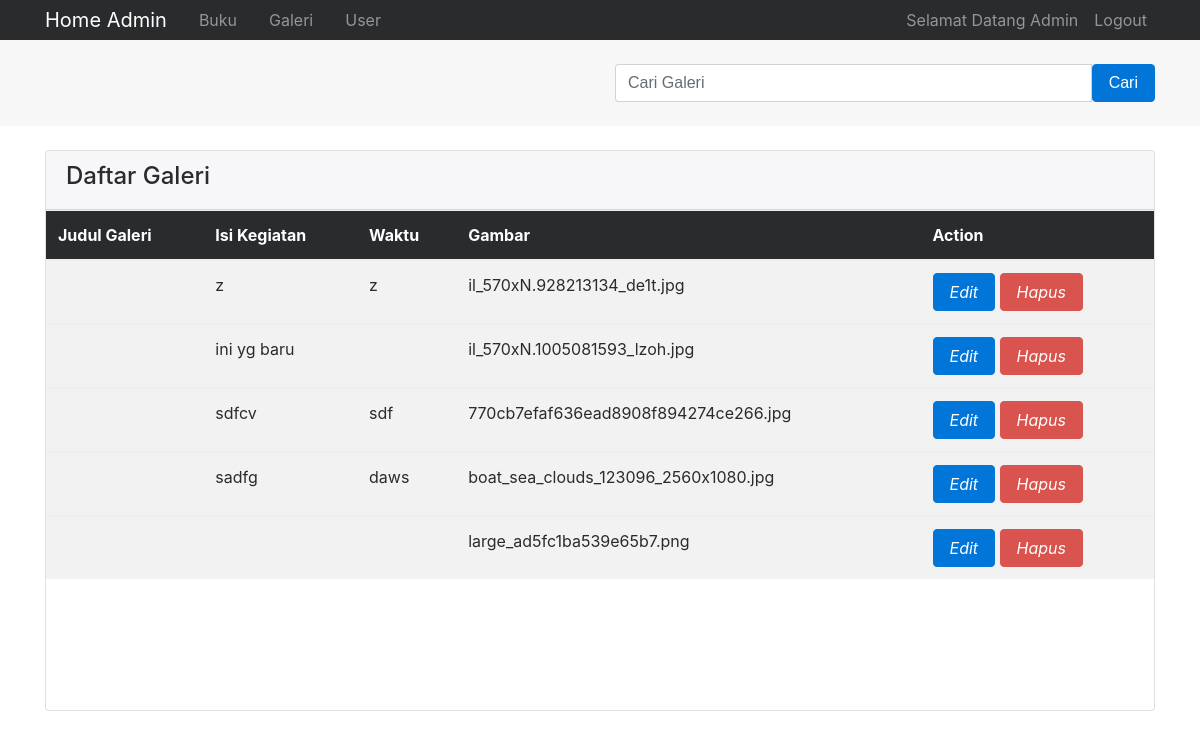
The page /index.php/c_admin/c_LihatGaleri on the database its author committed.
### tables this page shows
CREATE TABLE `galeri` (
  `gambar` text NOT NULL,
  `judulgaleri` text NOT NULL,
  `kegiatan` text NOT NULL,
  `waktu` varchar(10) NOT NULL,
  `id` int(5) NOT NULL
);

### application/controllers/c_admin.php (called while the page is built, shortened)
<?php
class c_admin extends CI_Controller{
	public function c_LihatGaleri(){
		$this->load->model('m_ModelIn_admin');
		$data['datagaleri'] = $this->m_ModelIn_admin->m_LihatGaleri();
		$this->load->view('v_admin_Galeri', $data);
	}
}
?>

### index.php (called while the page is built, shortened)
<?php
require_once BASEPATH.'core/CodeIgniter.php';

### application/models/m_ModelIn_admin.php (called while the page is built, shortened)
<?php
class m_ModelIn_admin extends CI_Model{
	public function m_LihatGaleri(){
		$query = $this->db->get('galeri');
		return $query->result();
	}
}
?>

### application/views/v_admin_Galeri.php (the view, shortened to what this page needs)
<!DOCTYPE html>
<html lang="en">
<head>
	<link rel="stylesheet" href="<?php echo base_url() ?>bootstrap/custom css admin/font-awesome.min.css">
	<link rel="stylesheet" href="<?php echo base_url() ?>bootstrap/custom css admin/bootstrap.css">
	<link rel="stylesheet" href="<?php echo base_url() ?>bootstrap/custom css admin/style.css">
</head>
<body>
<nav class="navbar navbar-toggleable-sm navbar-inverse bg-inverse p-0">
		<div class="container">
			<a href="<?php echo base_url('c_admin/c_BerandaAdmin') ?>" class="navbar-brand">Home Admin</a>
			<div class="collapse navbar-collapse" id="mynavbar">
				<ul class="navbar-nav">
					<li class="nav-item px-2">
						<a href="<?php echo base_url('c_admin/c_LihatBuku') ?>" class="nav-link">Buku</a>
					</li>
					<li class="nav-item px-2">
						<a href="<?php echo base_url('c_admin/c_LihatGaleri') ?>" class="nav-link">Galeri</a>
					</li>
					<li class="nav-item px-2">
						<a href="<?php echo base_url('c_admin/c_LihatUser') ?>" class="nav-link">User</a>
					</li>
				</ul>
				<ul class="navbar-nav ml-auto">
					<li class="nav-item">
						<a href="" class="nav-link" data-toggle="dropdown">
							<i class="fa fa-user"></i><span>Selamat Datang Admin </span><span><?php echo $this->session->userdata('Nama'); ?></span>
						</a>
					</li>
					<li class="nav-item">
						<a href="<?php echo site_url('c_index/Logout') ?>" class="nav-link"><i class="fa fa user-times"></i>Logout</a>
					</li>
				</ul>
			</div>
		</div>
	</nav>
	<section id="sections" class="py-4 mb-4 bg-faded">
		<form action="<?php echo base_url('c_admin/searchGaleri')?>" method="post" enctype="multipart/form-data">
			<div class="container">
				<div class="row">
					<div class="col-md-6 offset-md-6">
						<div class="input-group">
							<input type="text" name="search" id="search" class="form-control" placeholder="Cari Galeri">
							<input class="btn btn-primary" type="submit" name="pencarian" value="Cari">
						</div>
					</div>
				</div>
			</div>
		</form>
	</section>
	<section id="posts">
		<div class="container">
			<div class="row">
				<div class="col">
					<div class="card">
						<div class="card-header">
							<h4>Daftar Galeri</h4>
						</div>
						<div style="height: 500px; overflow: auto;">
							<table class="table table-striped">
								<thead class="thead-inverse">
									<tr>
										<th>Judul Galeri</th>
										<th>Isi Kegiatan</th>
										<th>Waktu</th>
										<th>Gambar</th>
										<th>Action</th>
									</tr>
								</thead>
								<?php
								foreach ($datagaleri as $data) {
									?>
									<tbody>
										<tr>
											<td><?php echo $data->judulgaleri; ?></td>
											<td><?php echo $data->kegiatan; ?></td>
											<td><?php echo $data->waktu; ?></td>
											<td><?php echo $data->gambar; ?></td>
											<td>
													<a href="#editGaleri" class="edit" onclick="modal_edit_galeri('<?php echo $data->id;?>','<?php echo $data->judulgaleri;?>','<?php echo $data->kegiatan;?>','<?php echo $data->waktu;?>','<?php echo $data->gambar;?>');"><i class="btn btn-primary" data-toggle="tooltip" title="Edit" aria_hidden="true">Edit</i></a>
													<a href="" class="delete" data-toggle="modal" onclick="confirm_modal_galeri('<?php echo $data->id;?>');"><i class="btn btn-danger" title="Delete" aria_hidden="true">Hapus</i></a>
												</td>
											</tr>
										</tbody>
										<?php  }
										?>
									</table>
								</div>
							</div>
						</div>
					</div>
				</div>
			</section>
		</body>
		</html>

### rows shown on the page
galeri: kegiatan "z", waktu "z", gambar "il_570xN.928213134_de1t.jpg"
galeri: kegiatan "ini yg baru", gambar "il_570xN.1005081593_lzoh.jpg"
galeri: kegiatan "sdfcv", waktu "sdf", gambar "770cb7efaf636ead8908f894274ce266.jpg"
galeri: kegiatan "sadfg", waktu "daws", gambar "boat_sea_clouds_123096_2560x1080.jpg"
galeri: gambar "large_ad5fc1ba539e65b7.png"
